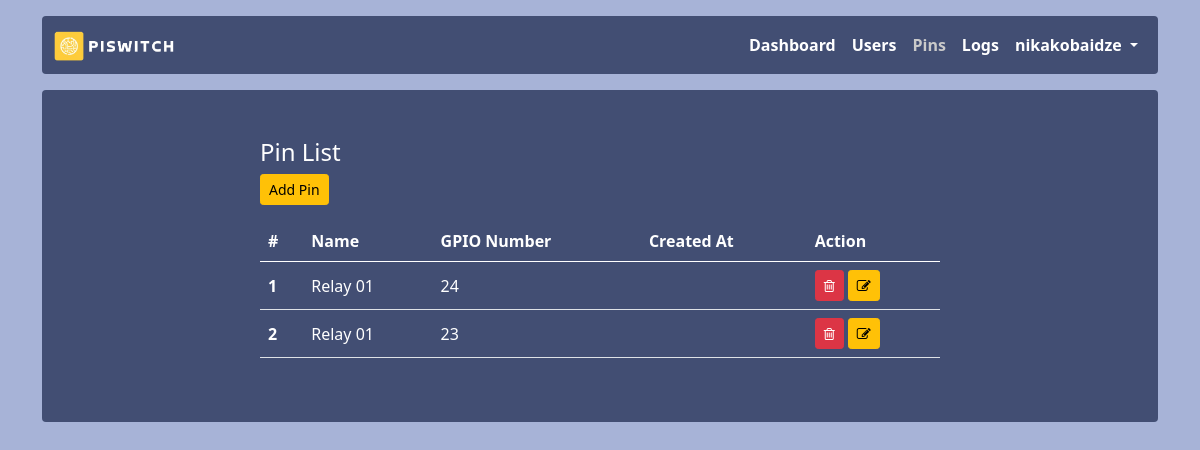
Page /pins (signed in) on the earlier database version.
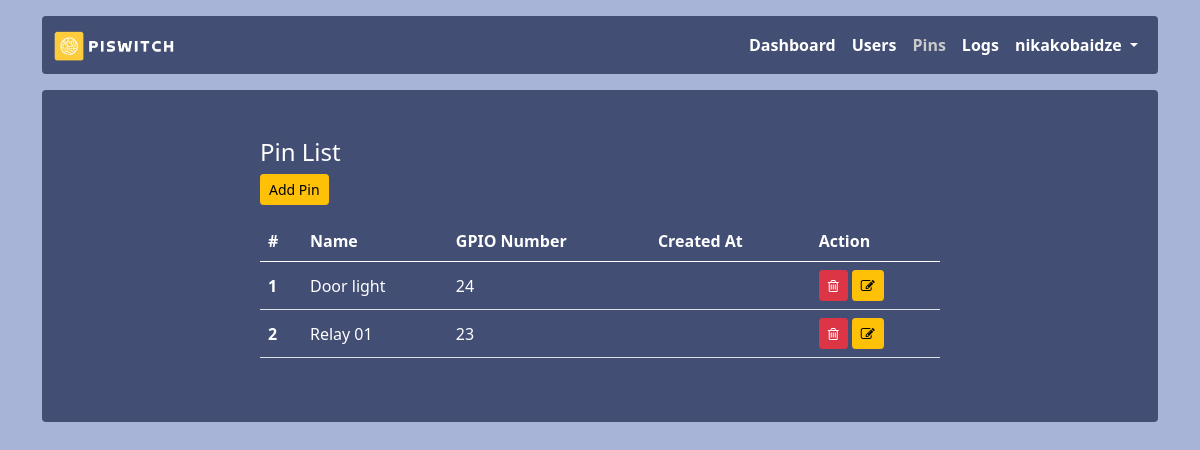
Same page on the later database version.
### app.py (models this page shows, shortened)
class Pins(db.Model):
    id = db.Column(db.Integer, primary_key = True)
    gpio = db.Column(db.Integer)
    name = db.Column(db.String(255))
    created_at = db.Column(db.DateTime, default=datetime.utcnow())

### app.py (the view)
@app.route('/pins')
@login_required
@check_admin
def pins():
    pins = Pins.query.all()
    return render_template('pins/pins.html', pins=pins)

### app.py (called while the page is built)
def login_required(f):
    @wraps(f)
    def decorated_function(*args, **kwargs):
        if session.get("user_id") is None:
            return redirect("/login")
        return f(*args, **kwargs)
    return decorated_function

def check_admin(f):
    @wraps(f)
    def decorated_function(*args, **kwargs):
        if session.get("role") != 'admin':
            return redirect("/")
        return f(*args, **kwargs)
    return decorated_function

### templates/pins/pins.html (shortened to what this page needs)
{% extends 'layout.html' %}
{% block content %}
<h4>Pin List</h4>
<a href="{{ url_for('add_pin') }}" class="btn btn-warning btn-sm">Add Pin</a>
<table class="table mt-3">
    <thead>
        <tr>
            <th scope="col">#</th>
            <th scope="col">Name</th>
            <th scope="col">GPIO Number</th>
            <th scope="col">Created At</th>
            <th scope="col">Action</th>
        </tr>
    </thead>
    <tbody>
        {% for pin in pins %}
            <tr>
                <th scope="row">{{ pin.id}}</th>
                <td>{{ pin.name }}</td>
                <td>{{ pin.gpio }}</td>
                <td>{{ pin.crated_at }}</td>
                <td>
                    <button type="button" id="{{pin.id}}" onclick="getId(this)" class="btn btn-sm btn-danger del-btn" data-bs-toggle="modal" data-bs-target="#delete-pin">
                        <i class="fa fa-trash-o" aria-hidden="true"></i>
                    </button>
                    <a href="{{ url_for('edit_pin', id=pin.id) }}" class="btn btn-sm btn-warning">
                        <i class="fa fa-edit" aria-hidden="true"></i>
                    </a>
                </td>
            </tr>
        {% endfor %}
    </tbody>
</table>
{% endblock %}

Differences in the rows shown:
changed Pins id 1: name "Relay 01" → "Door light"
